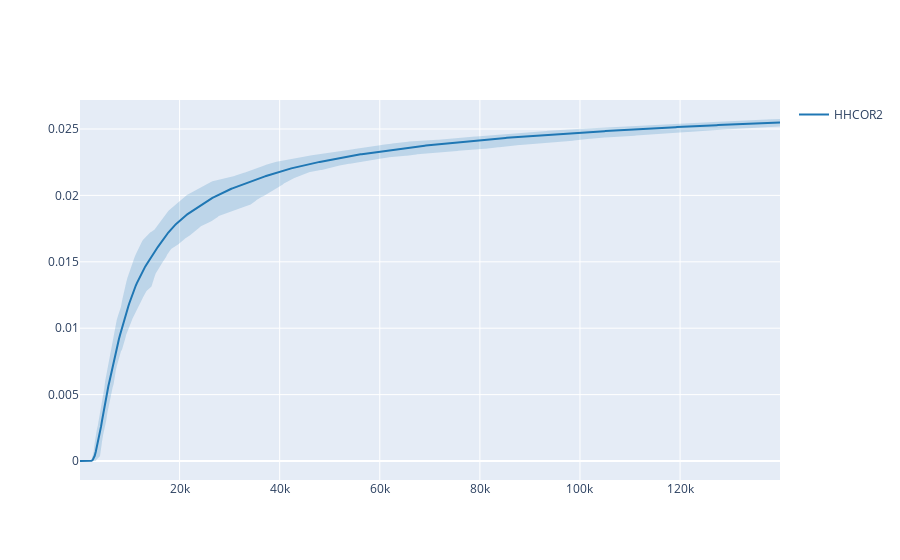

The cell this chart's notebook holds for it:
### Code cell
import pandas as pd
import plotly.graph_objects as go

DEFAULT_PLOTLY_COLORS_RGB=['rgb(31, 119, 180)', 'rgb(255, 127, 14)',
                       'rgb(44, 160, 44)', 'rgb(214, 39, 40)',
                       'rgb(148, 103, 189)', 'rgb(140, 86, 75)',
                       'rgb(227, 119, 194)', 'rgb(127, 127, 127)',
                       'rgb(188, 189, 34)', 'rgb(23, 190, 207)']

DEFAULT_PLOTLY_COLORS_RGBA=['rgba(31, 119, 180, 0.2)', 'rgba(255, 127, 14, 0.2)',
                       'rgba(44, 160, 44, 0.2)', 'rgba(214, 39, 40, 0.2)',
                       'rgba(148, 103, 189, 0.2)', 'rgba(140, 86, 75, 0.2)',
                       'rgba(227, 119, 194, 0.2)', 'rgba(127, 127, 127, 0.2)',
                       'rgba(188, 189, 34, 0.2)', 'rgba(23, 190, 207, 0.2)']

fig = go.Figure()
m=5
alg="HHCOR2"
prob="MaF01"
path="../MaFMethodology/%s/hhco/%s/%s/output/"%(m,alg,prob)
df = pd.read_csv(path+"HVI.csv")
df

df_mean = df.groupby(['it']).mean().reset_index()
df_max = df.groupby(['it']).max().reset_index()
df_min = df.groupby(['it']).min().reset_index()

x = df_mean['fe'].tolist()
x_rev = x[::-1]

y1 = df_mean['HV'].tolist()
y1_upper = df_max['HV'].tolist()
y1_lower = df_min['HV'].tolist()
y1_lower = y1_lower[::-1]

fig.add_trace(go.Scatter(
    x=x+x_rev,
    y=y1_upper+y1_lower,
    fill='toself',
    fillcolor=DEFAULT_PLOTLY_COLORS_RGBA[0],
    line_color='rgba(255,255,255,0)',
    showlegend=False,
    name=alg,
))
fig.add_trace(go.Scatter(
    x=x, y=y1,
    line_color=DEFAULT_PLOTLY_COLORS_RGB[0],
    name=alg,
))
fig.show()

### Figure 1 — Plotly figure (JSON) as saved in the notebook; plotly's stock layout.template omitted (floating-point values rounded to 4 significant figures; data arrays with more than 128 entries replaced by an {"elided": "..."} marker saying what was removed)
{"data": [{"fill": "toself", "fillcolor": "rgba(31, 119, 180, 0.2)", "line": {"color": "rgba(255,255,255,0)"}, "name": "HHCOR2", "showlegend": false, "type": "scatter", "x": {"elided": "1334 float values"}, "y": {"elided": "1334 float values"}}, {"line": {"color": "rgb(31, 119, 180)"}, "name": "HHCOR2", "type": "scatter", "x": {"elided": "667 float values"}, "y": {"elided": "667 float values"}}], "layout": {}}
